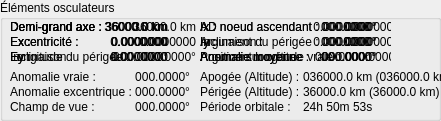
     <widget class="QGroupBox" name="grpElementsOsculateurs">
      <property name="geometry">
       <rect>
        <x>160</x>
        <y>85</y>
        <width>441</width>
        <height>121</height>
       </rect>
      </property>
      <property name="title">
       <string>Éléments osculateurs</string>
      </property>
      <widget class="QFrame" name="frameCirculaireEquatorial">
       <property name="geometry">
        <rect>
         <x>10</x>
         <y>20</y>
         <width>381</width>
         <height>51</height>
        </rect>
       </property>
       <property name="font">
        <font/>
       </property>
       <property name="frameShape">
        <enum>QFrame::NoFrame</enum>
       </property>
       <property name="frameShadow">
        <enum>QFrame::Plain</enum>
       </property>
       <widget class="QWidget" name="formLayoutWidget_30">
        <property name="geometry">
         <rect>
          <x>0</x>
          <y>0</y>
          <width>181</width>
          <height>52</height>
         </rect>
        </property>
        <layout class="QFormLayout" name="formLayout_circEquat1">
         <property name="sizeConstraint">
          <enum>QLayout::SetFixedSize</enum>
         </property>
         <property name="labelAlignment">
          <set>Qt::AlignLeading|Qt::AlignLeft|Qt::AlignVCenter</set>
         </property>
         <property name="horizontalSpacing">
          <number>3</number>
         </property>
         <property name="verticalSpacing">
          <number>1</number>
         </property>
         <item row="1" column="0">
          <widget class="QLabel" name="lbl_ex2">
           <property name="font">
            <font/>
           </property>
           <property name="text">
            <string extracomment="Component X of eccentricity vector">Ex :</string>
           </property>
          </widget>
         </item>
         <item row="2" column="0">
          <widget class="QLabel" name="lbl_ey2">
           <property name="font">
            <font/>
           </property>
           <property name="text">
            <string extracomment="Component Y of eccentricity vector">Ey :</string>
           </property>
          </widget>
         </item>
         <item row="1" column="1">
          <widget class="QLabel" name="ex2">
           <property name="font">
            <font/>
           </property>
           <property name="text">
            <string notr="true">0.0000000</string>
           </property>
           <property name="alignment">
            <set>Qt::AlignRight|Qt::AlignTrailing|Qt::AlignVCenter</set>
           </property>
          </widget>
         </item>
         <item row="2" column="1">
          <widget class="QLabel" name="ey2">
           <property name="font">
            <font/>
           </property>
           <property name="text">
            <string notr="true">0.0000000</string>
           </property>
           <property name="alignment">
            <set>Qt::AlignRight|Qt::AlignTrailing|Qt::AlignVCenter</set>
           </property>
          </widget>
         </item>
         <item row="0" column="0">
          <widget class="QLabel" name="demiGrandAxe">
           <property name="text">
            <string>Demi-grand axe :</string>
           </property>
          </widget>
         </item>
         <item row="0" column="1">
          <widget class="QLabel" name="demiGrandAxeCircEquat">
           <property name="font">
            <font/>
           </property>
           <property name="text">
            <string notr="true">36000.0 km</string>
           </property>
           <property name="alignment">
            <set>Qt::AlignRight|Qt::AlignTrailing|Qt::AlignVCenter</set>
           </property>
          </widget>
         </item>
        </layout>
       </widget>
       <widget class="QWidget" name="formLayoutWidget_31">
        <property name="geometry">
         <rect>
          <x>190</x>
          <y>0</y>
          <width>198</width>
          <height>52</height>
         </rect>
        </property>
        <layout class="QFormLayout" name="formLayout_circEquat2">
         <property name="sizeConstraint">
          <enum>QLayout::SetFixedSize</enum>
         </property>
         <property name="labelAlignment">
          <set>Qt::AlignLeading|Qt::AlignLeft|Qt::AlignVCenter</set>
         </property>
         <property name="horizontalSpacing">
          <number>3</number>
         </property>
         <property name="verticalSpacing">
          <number>1</number>
         </property>
         <item row="0" column="0">
          <widget class="QLabel" name="lbl_ix2">
           <property name="font">
            <font/>
           </property>
           <property name="text">
            <string extracomment="Component X of inclination vector">Ix :</string>
           </property>
          </widget>
         </item>
         <item row="1" column="0">
          <widget class="QLabel" name="lbl_iy2">
           <property name="font">
            <font/>
           </property>
           <property name="text">
            <string extracomment="Component Y of inclination vector">Iy :</string>
           </property>
          </widget>
         </item>
         <item row="2" column="0">
          <widget class="QLabel" name="lbl_argumentLongitudeVraie2">
           <property name="font">
            <font/>
           </property>
           <property name="text">
            <string>Argument longitude vraie :</string>
           </property>
          </widget>
         </item>
         <item row="0" column="1">
          <widget class="QLabel" name="ix2">
           <property name="font">
            <font/>
           </property>
           <property name="text">
            <string notr="true">0.0000000</string>
           </property>
           <property name="alignment">
            <set>Qt::AlignRight|Qt::AlignTrailing|Qt::AlignVCenter</set>
           </property>
          </widget>
         </item>
         <item row="1" column="1">
          <widget class="QLabel" name="iy2">
           <property name="font">
            <font/>
           </property>
           <property name="text">
            <string notr="true">0.0000000</string>
           </property>
           <property name="alignment">
            <set>Qt::AlignRight|Qt::AlignTrailing|Qt::AlignVCenter</set>
           </property>
          </widget>
         </item>
         <item row="2" column="1">
          <widget class="QLabel" name="argumentLongitudeVraie2">
           <property name="font">
            <font/>
           </property>
           <property name="toolTip">
            <string>Somme de l'argument du périgée, de l'ascension droite du noeud ascendant et de l'anomalie vraie</string>
           </property>
           <property name="text">
            <string notr="true">000.0000°</string>
           </property>
           <property name="alignment">
            <set>Qt::AlignRight|Qt::AlignTrailing|Qt::AlignVCenter</set>
           </property>
          </widget>
         </item>
        </layout>
       </widget>
      </widget>
      <widget class="QWidget" name="formLayoutWidget_34">
       <property name="geometry">
        <rect>
         <x>10</x>
         <y>70</y>
         <width>183</width>
         <height>52</height>
        </rect>
       </property>
       <layout class="QFormLayout" name="formLayout_elemOsc1">
        <property name="sizeConstraint">
         <enum>QLayout::SetFixedSize</enum>
        </property>
        <property name="labelAlignment">
         <set>Qt::AlignLeading|Qt::AlignLeft|Qt::AlignVCenter</set>
        </property>
        <property name="horizontalSpacing">
         <number>3</number>
        </property>
        <property name="verticalSpacing">
         <number>1</number>
        </property>
        <item row="0" column="0">
         <widget class="QLabel" name="lbl_anomalieVraie">
          <property name="font">
           <font/>
          </property>
          <property name="text">
           <string>Anomalie vraie :</string>
          </property>
         </widget>
        </item>
        <item row="1" column="0">
         <widget class="QLabel" name="lbl_anomalieExcentrique">
          <property name="font">
           <font/>
          </property>
          <property name="text">
           <string>Anomalie excentrique :</string>
          </property>
         </widget>
        </item>
        <item row="2" column="0">
         <widget class="QLabel" name="lbl_champDeVue">
          <property name="font">
           <font/>
          </property>
          <property name="text">
           <string>Champ de vue :</string>
          </property>
         </widget>
        </item>
        <item row="0" column="1">
         <widget class="QLabel" name="anomalieVraie">
          <property name="font">
           <font/>
          </property>
          <property name="text">
           <string notr="true">000.0000°</string>
          </property>
          <property name="alignment">
           <set>Qt::AlignRight|Qt::AlignTrailing|Qt::AlignVCenter</set>
          </property>
         </widget>
        </item>
        <item row="1" column="1">
         <widget class="QLabel" name="anomalieExcentrique">
          <property name="font">
           <font/>
          </property>
          <property name="text">
           <string notr="true">000.0000°</string>
          </property>
          <property name="alignment">
           <set>Qt::AlignRight|Qt::AlignTrailing|Qt::AlignVCenter</set>
          </property>
         </widget>
        </item>
        <item row="2" column="1">
         <widget class="QLabel" name="champDeVue">
          <property name="font">
           <font/>
          </property>
          <property name="text">
           <string notr="true">000.0000°</string>
          </property>
          <property name="alignment">
           <set>Qt::AlignRight|Qt::AlignTrailing|Qt::AlignVCenter</set>
          </property>
         </widget>
        </item>
       </layout>
      </widget>
      <widget class="QWidget" name="formLayoutWidget_35">
       <property name="geometry">
        <rect>
         <x>200</x>
         <y>70</y>
         <width>246</width>
         <height>52</height>
        </rect>
       </property>
       <layout class="QFormLayout" name="formLayout_elemOsc2">
        <property name="sizeConstraint">
         <enum>QLayout::SetFixedSize</enum>
        </property>
        <property name="labelAlignment">
         <set>Qt::AlignLeading|Qt::AlignLeft|Qt::AlignVCenter</set>
        </property>
        <property name="horizontalSpacing">
         <number>3</number>
        </property>
        <property name="verticalSpacing">
         <number>1</number>
        </property>
        <item row="0" column="0">
         <widget class="QLabel" name="lbl_apogee">
          <property name="font">
           <font/>
          </property>
          <property name="text">
           <string>Apogée (Altitude) :</string>
          </property>
         </widget>
        </item>
        <item row="1" column="0">
         <widget class="QLabel" name="lbl_perigee">
          <property name="font">
           <font/>
          </property>
          <property name="text">
           <string>Périgée (Altitude) :</string>
          </property>
         </widget>
        </item>
        <item row="2" column="0">
         <widget class="QLabel" name="lbl_periode">
          <property name="font">
           <font/>
          </property>
          <property name="text">
           <string>Période orbitale :</string>
          </property>
         </widget>
        </item>
        <item row="0" column="1">
         <widget class="QLabel" name="apogee">
          <property name="font">
           <font/>
          </property>
          <property name="text">
           <string notr="true">036000.0 km (036000.0 km)</string>
          </property>
          <property name="alignment">
           <set>Qt::AlignLeading|Qt::AlignLeft|Qt::AlignVCenter</set>
          </property>
         </widget>
        </item>
        <item row="1" column="1">
         <widget class="QLabel" name="perigee">
          <property name="font">
           <font/>
          </property>
          <property name="text">
           <string notr="true">36000.0 km (36000.0 km)</string>
          </property>
          <property name="alignment">
           <set>Qt::AlignLeading|Qt::AlignLeft|Qt::AlignVCenter</set>
          </property>
         </widget>
        </item>
        <item row="2" column="1">
         <widget class="QLabel" name="periode">
          <property name="font">
           <font/>
          </property>
          <property name="text">
           <string notr="true">24h 50m 53s</string>
          </property>
          <property name="alignment">
           <set>Qt::AlignLeading|Qt::AlignLeft|Qt::AlignVCenter</set>
          </property>
         </widget>
        </item>
       </layout>
      </widget>
      <widget class="QFrame" name="frameEquatorial">
       <property name="geometry">
        <rect>
         <x>10</x>
         <y>20</y>
         <width>381</width>
         <height>51</height>
        </rect>
       </property>
       <property name="font">
        <font/>
       </property>
       <property name="frameShape">
        <enum>QFrame::NoFrame</enum>
       </property>
       <property name="frameShadow">
        <enum>QFrame::Plain</enum>
       </property>
       <widget class="QWidget" name="formLayoutWidget_32">
        <property name="geometry">
         <rect>
          <x>190</x>
          <y>0</y>
          <width>171</width>
          <height>52</height>
         </rect>
        </property>
        <layout class="QFormLayout" name="formLayout_equat2">
         <property name="sizeConstraint">
          <enum>QLayout::SetFixedSize</enum>
         </property>
         <property name="labelAlignment">
          <set>Qt::AlignLeading|Qt::AlignLeft|Qt::AlignVCenter</set>
         </property>
         <property name="horizontalSpacing">
          <number>3</number>
         </property>
         <property name="verticalSpacing">
          <number>1</number>
         </property>
         <item row="0" column="0">
          <widget class="QLabel" name="lbl_ix1">
           <property name="font">
            <font/>
           </property>
           <property name="text">
            <string extracomment="Component X of inclination vector">Ix :</string>
           </property>
          </widget>
         </item>
         <item row="1" column="0">
          <widget class="QLabel" name="lbl_iy1">
           <property name="font">
            <font/>
           </property>
           <property name="text">
            <string extracomment="Component Y of inclination vector">Iy :</string>
           </property>
          </widget>
         </item>
         <item row="2" column="0">
          <widget class="QLabel" name="lbl_anomalieMoyenne2">
           <property name="font">
            <font/>
           </property>
           <property name="text">
            <string>Anomalie moyenne :</string>
           </property>
          </widget>
         </item>
         <item row="0" column="1">
          <widget class="QLabel" name="ix1">
           <property name="font">
            <font/>
           </property>
           <property name="text">
            <string notr="true">0.0000000</string>
           </property>
           <property name="alignment">
            <set>Qt::AlignRight|Qt::AlignTrailing|Qt::AlignVCenter</set>
           </property>
          </widget>
         </item>
         <item row="1" column="1">
          <widget class="QLabel" name="iy1">
           <property name="font">
            <font/>
           </property>
           <property name="text">
            <string notr="true">0.0000000</string>
           </property>
           <property name="alignment">
            <set>Qt::AlignRight|Qt::AlignTrailing|Qt::AlignVCenter</set>
           </property>
          </widget>
         </item>
         <item row="2" column="1">
          <widget class="QLabel" name="anomalieMoyenne2">
           <property name="font">
            <font/>
           </property>
           <property name="text">
            <string notr="true">000.0000°</string>
           </property>
           <property name="alignment">
            <set>Qt::AlignRight|Qt::AlignTrailing|Qt::AlignVCenter</set>
           </property>
          </widget>
         </item>
        </layout>
       </widget>
       <widget class="QWidget" name="formLayoutWidget_33">
        <property name="geometry">
         <rect>
          <x>0</x>
          <y>0</y>
          <width>183</width>
          <height>52</height>
         </rect>
        </property>
        <layout class="QFormLayout" name="formLayout_equat1">
         <property name="sizeConstraint">
          <enum>QLayout::SetFixedSize</enum>
         </property>
         <property name="labelAlignment">
          <set>Qt::AlignLeading|Qt::AlignLeft|Qt::AlignVCenter</set>
         </property>
         <property name="horizontalSpacing">
          <number>3</number>
         </property>
         <property name="verticalSpacing">
          <number>1</number>
         </property>
         <item row="1" column="0">
          <widget class="QLabel" name="lbl_excentricite2">
           <property name="font">
            <font/>
           </property>
           <property name="text">
            <string>Excentricité :</string>
           </property>
          </widget>
         </item>
         <item row="1" column="1">
          <widget class="QLabel" name="excentricite2">
           <property name="font">
            <font/>
           </property>
           <property name="text">
            <string notr="true">0.0000000</string>
           </property>
           <property name="alignment">
            <set>Qt::AlignRight|Qt::AlignTrailing|Qt::AlignVCenter</set>
           </property>
          </widget>
         </item>
         <item row="2" column="0">
          <widget class="QLabel" name="lbl_longitudePerigee">
           <property name="font">
            <font/>
           </property>
           <property name="text">
            <string>Longitude du périgée :</string>
           </property>
          </widget>
         </item>
         <item row="2" column="1">
          <widget class="QLabel" name="longitudePerigee">
           <property name="font">
            <font/>
           </property>
           <property name="toolTip">
            <string>Somme de l'argument du périgée et de l'ascension droite du noeud ascendant</string>
           </property>
           <property name="text">
            <string notr="true">000.0000°</string>
           </property>
           <property name="alignment">
            <set>Qt::AlignRight|Qt::AlignTrailing|Qt::AlignVCenter</set>
           </property>
          </widget>
         </item>
         <item row="0" column="0">
          <widget class="QLabel" name="lbl_demiGrandAxeEquat">
           <property name="text">
            <string>Demi-grand axe :</string>
           </property>
          </widget>
         </item>
         <item row="0" column="1">
          <widget class="QLabel" name="demiGrandAxeEquat">
           <property name="font">
            <font/>
           </property>
           <property name="text">
            <string notr="true">36000.0 km</string>
           </property>
           <property name="alignment">
            <set>Qt::AlignRight|Qt::AlignTrailing|Qt::AlignVCenter</set>
           </property>
          </widget>
         </item>
        </layout>
       </widget>
      </widget>
      <widget class="QFrame" name="frameCirculaire">
       <property name="geometry">
        <rect>
         <x>10</x>
         <y>20</y>
         <width>381</width>
         <height>51</height>
        </rect>
       </property>
       <property name="font">
        <font/>
       </property>
       <property name="frameShape">
        <enum>QFrame::NoFrame</enum>
       </property>
       <property name="frameShadow">
        <enum>QFrame::Plain</enum>
       </property>
       <widget class="QWidget" name="formLayoutWidget_28">
        <property name="geometry">
         <rect>
          <x>190</x>
          <y>0</y>
          <width>171</width>
          <height>52</height>
         </rect>
        </property>
        <layout class="QFormLayout" name="formLayout_circ2">
         <property name="sizeConstraint">
          <enum>QLayout::SetFixedSize</enum>
         </property>
         <property name="labelAlignment">
          <set>Qt::AlignLeading|Qt::AlignLeft|Qt::AlignVCenter</set>
         </property>
         <property name="horizontalSpacing">
          <number>2</number>
         </property>
         <property name="verticalSpacing">
          <number>1</number>
         </property>
         <item row="0" column="0">
          <widget class="QLabel" name="lbl_ADNoeudAscendant2">
           <property name="font">
            <font/>
           </property>
           <property name="text">
            <string extracomment="Right ascension of the ascending node">AD noeud ascendant :</string>
           </property>
          </widget>
         </item>
         <item row="1" column="0">
          <widget class="QLabel" name="lbl_inclinaison2">
           <property name="font">
            <font/>
           </property>
           <property name="text">
            <string>Inclinaison :</string>
           </property>
          </widget>
         </item>
         <item row="2" column="0">
          <widget class="QLabel" name="lbl_positionSurOrbite">
           <property name="font">
            <font/>
           </property>
           <property name="text">
            <string>Position sur orbite :</string>
           </property>
          </widget>
         </item>
         <item row="0" column="1">
          <widget class="QLabel" name="ADNoeudAscendant2">
           <property name="font">
            <font/>
           </property>
           <property name="text">
            <string notr="true">000.0000°</string>
           </property>
           <property name="alignment">
            <set>Qt::AlignRight|Qt::AlignTrailing|Qt::AlignVCenter</set>
           </property>
          </widget>
         </item>
         <item row="1" column="1">
          <widget class="QLabel" name="inclinaison2">
           <property name="font">
            <font/>
           </property>
           <property name="text">
            <string notr="true">000.0000°</string>
           </property>
           <property name="alignment">
            <set>Qt::AlignRight|Qt::AlignTrailing|Qt::AlignVCenter</set>
           </property>
          </widget>
         </item>
         <item row="2" column="1">
          <widget class="QLabel" name="positionSurOrbite">
           <property name="font">
            <font/>
           </property>
           <property name="toolTip">
            <string>Somme de l'argument du périgée et de l'anomalie moyenne</string>
           </property>
           <property name="text">
            <string notr="true">000.0000°</string>
           </property>
           <property name="alignment">
            <set>Qt::AlignRight|Qt::AlignTrailing|Qt::AlignVCenter</set>
           </property>
          </widget>
         </item>
        </layout>
       </widget>
       <widget class="QWidget" name="formLayoutWidget_29">
        <property name="geometry">
         <rect>
          <x>0</x>
          <y>0</y>
          <width>181</width>
          <height>53</height>
         </rect>
        </property>
        <layout class="QFormLayout" name="formLayout_circ1">
         <property name="sizeConstraint">
          <enum>QLayout::SetFixedSize</enum>
         </property>
         <property name="labelAlignment">
          <set>Qt::AlignLeading|Qt::AlignLeft|Qt::AlignVCenter</set>
         </property>
         <property name="horizontalSpacing">
          <number>2</number>
         </property>
         <property name="verticalSpacing">
          <number>1</number>
         </property>
         <item row="2" column="0">
          <widget class="QLabel" name="lbl_ex1">
           <property name="font">
            <font/>
           </property>
           <property name="text">
            <string extracomment="Component X of eccentricity vector">Ex :</string>
           </property>
          </widget>
         </item>
         <item row="2" column="1">
          <widget class="QLabel" name="ex1">
           <property name="font">
            <font/>
           </property>
           <property name="text">
            <string notr="true">0.0000000</string>
           </property>
           <property name="alignment">
            <set>Qt::AlignRight|Qt::AlignTrailing|Qt::AlignVCenter</set>
           </property>
          </widget>
         </item>
         <item row="3" column="0">
          <widget class="QLabel" name="lbl_ey1">
           <property name="font">
            <font/>
           </property>
           <property name="text">
            <string extracomment="Component Y of eccentricity vector">Ey :</string>
           </property>
          </widget>
         </item>
         <item row="3" column="1">
          <widget class="QLabel" name="ey1">
           <property name="font">
            <font/>
           </property>
           <property name="text">
            <string notr="true">0.0000000</string>
           </property>
           <property name="alignment">
            <set>Qt::AlignRight|Qt::AlignTrailing|Qt::AlignVCenter</set>
           </property>
          </widget>
         </item>
         <item row="1" column="1">
          <widget class="QLabel" name="demiGrandAxeCirc">
           <property name="font">
            <font/>
           </property>
           <property name="text">
            <string notr="true">36000.0 km</string>
           </property>
           <property name="alignment">
            <set>Qt::AlignRight|Qt::AlignTrailing|Qt::AlignVCenter</set>
           </property>
          </widget>
         </item>
         <item row="1" column="0">
          <widget class="QLabel" name="lbl_demiGrandAxeCirc">
           <property name="text">
            <string>Demi-grand axe :</string>
           </property>
          </widget>
         </item>
        </layout>
       </widget>
      </widget>
      <widget class="QFrame" name="frameKeplerien">
       <property name="geometry">
        <rect>
         <x>10</x>
         <y>20</y>
         <width>381</width>
         <height>51</height>
        </rect>
       </property>
       <property name="font">
        <font/>
       </property>
       <property name="frameShape">
        <enum>QFrame::NoFrame</enum>
       </property>
       <property name="frameShadow">
        <enum>QFrame::Plain</enum>
       </property>
       <widget class="QWidget" name="formLayoutWidget_26">
        <property name="geometry">
         <rect>
          <x>190</x>
          <y>0</y>
          <width>174</width>
          <height>52</height>
         </rect>
        </property>
        <layout class="QFormLayout" name="formLayout_kepler2">
         <property name="sizeConstraint">
          <enum>QLayout::SetFixedSize</enum>
         </property>
         <property name="labelAlignment">
          <set>Qt::AlignLeading|Qt::AlignLeft|Qt::AlignVCenter</set>
         </property>
         <property name="horizontalSpacing">
          <number>3</number>
         </property>
         <property name="verticalSpacing">
          <number>1</number>
         </property>
         <item row="0" column="0">
          <widget class="QLabel" name="lbl_ADNoeudAscendant">
           <property name="font">
            <font/>
           </property>
           <property name="text">
            <string extracomment="Right ascension of the ascending node">AD noeud ascendant :</string>
           </property>
          </widget>
         </item>
         <item row="1" column="0">
          <widget class="QLabel" name="lbl_argumentPerigee">
           <property name="font">
            <font/>
           </property>
           <property name="text">
            <string>Argument du périgée :</string>
           </property>
          </widget>
         </item>
         <item row="0" column="1">
          <widget class="QLabel" name="ADNoeudAscendant">
           <property name="font">
            <font/>
           </property>
           <property name="text">
            <string notr="true">000.0000°</string>
           </property>
           <property name="alignment">
            <set>Qt::AlignRight|Qt::AlignTrailing|Qt::AlignVCenter</set>
           </property>
          </widget>
         </item>
         <item row="1" column="1">
          <widget class="QLabel" name="argumentPerigee">
           <property name="font">
            <font/>
           </property>
           <property name="text">
            <string notr="true">000.0000°</string>
           </property>
           <property name="alignment">
            <set>Qt::AlignRight|Qt::AlignTrailing|Qt::AlignVCenter</set>
           </property>
          </widget>
         </item>
         <item row="2" column="0">
          <widget class="QLabel" name="lbl_anomalieMoyenne">
           <property name="font">
            <font/>
           </property>
           <property name="text">
            <string>Anomalie moyenne :</string>
           </property>
          </widget>
         </item>
         <item row="2" column="1">
          <widget class="QLabel" name="anomalieMoyenne">
           <property name="font">
            <font/>
           </property>
           <property name="text">
            <string notr="true">000.0000°</string>
           </property>
           <property name="alignment">
            <set>Qt::AlignRight|Qt::AlignTrailing|Qt::AlignVCenter</set>
           </property>
          </widget>
         </item>
        </layout>
       </widget>
       <widget class="QWidget" name="formLayoutWidget_27">
        <property name="geometry">
         <rect>
          <x>0</x>
          <y>0</y>
          <width>181</width>
          <height>52</height>
         </rect>
        </property>
        <layout class="QFormLayout" name="formLayout_kepler1">
         <property name="sizeConstraint">
          <enum>QLayout::SetFixedSize</enum>
         </property>
         <property name="labelAlignment">
          <set>Qt::AlignLeading|Qt::AlignLeft|Qt::AlignVCenter</set>
         </property>
         <property name="horizontalSpacing">
          <number>3</number>
         </property>
         <property name="verticalSpacing">
          <number>1</number>
         </property>
         <item row="0" column="0">
          <widget class="QLabel" name="lbl_demiGrandAxeKeplerien">
           <property name="font">
            <font/>
           </property>
           <property name="text">
            <string>Demi-grand axe :</string>
           </property>
          </widget>
         </item>
         <item row="1" column="0">
          <widget class="QLabel" name="lbl_excentricite">
           <property name="font">
            <font/>
           </property>
           <property name="text">
            <string>Excentricité :</string>
           </property>
          </widget>
         </item>
         <item row="2" column="0">
          <widget class="QLabel" name="lbl_inclinaison">
           <property name="font">
            <font/>
           </property>
           <property name="text">
            <string>Inclinaison :</string>
           </property>
          </widget>
         </item>
         <item row="1" column="1">
          <widget class="QLabel" name="excentricite">
           <property name="font">
            <font/>
           </property>
           <property name="text">
            <string notr="true">0.0000000</string>
           </property>
           <property name="alignment">
            <set>Qt::AlignRight|Qt::AlignTrailing|Qt::AlignVCenter</set>
           </property>
          </widget>
         </item>
         <item row="2" column="1">
          <widget class="QLabel" name="inclinaison">
           <property name="font">
            <font/>
           </property>
           <property name="text">
            <string notr="true">000.0000°</string>
           </property>
           <property name="alignment">
            <set>Qt::AlignRight|Qt::AlignTrailing|Qt::AlignVCenter</set>
           </property>
          </widget>
         </item>
         <item row="0" column="1">
          <widget class="QLabel" name="demiGrandAxeKeplerien">
           <property name="font">
            <font/>
           </property>
           <property name="text">
            <string notr="true">36000.0 km</string>
           </property>
           <property name="alignment">
            <set>Qt::AlignRight|Qt::AlignTrailing|Qt::AlignVCenter</set>
           </property>
          </widget>
         </item>
        </layout>
       </widget>
      </widget>
     </widget>
